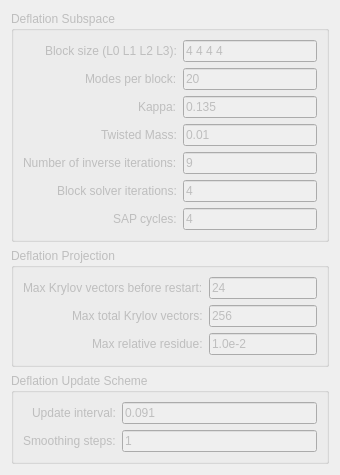
       <widget class="QWidget" name="tabDeflation">
        <attribute name="title">
         <string>Deflation</string>
        </attribute>
        <layout class="QVBoxLayout" name="verticalLayout_13">
         <item>
          <widget class="QGroupBox" name="groupDFLsubspace">
           <property name="enabled">
            <bool>false</bool>
           </property>
           <property name="title">
            <string>Deflation Subspace</string>
           </property>
           <property name="flat">
            <bool>false</bool>
           </property>
           <layout class="QVBoxLayout" name="verticalLayout_10">
            <item>
             <layout class="QFormLayout" name="formLayout_13">
              <property name="fieldGrowthPolicy">
               <enum>QFormLayout::AllNonFixedFieldsGrow</enum>
              </property>
              <property name="labelAlignment">
               <set>Qt::AlignRight|Qt::AlignTrailing|Qt::AlignVCenter</set>
              </property>
              <property name="verticalSpacing">
               <number>6</number>
              </property>
              <item row="0" column="0">
               <widget class="QLabel" name="lbl0_55">
                <property name="toolTip">
                 <string>can put some relevant info about beta here...</string>
                </property>
                <property name="text">
                 <string>Block size (L0 L1 L2 L3):</string>
                </property>
               </widget>
              </item>
              <item row="0" column="1">
               <widget class="QLineEdit" name="Deflation_subspace____bs">
                <property name="inputMethodHints">
                 <set>Qt::ImhNone</set>
                </property>
                <property name="inputMask">
                 <string/>
                </property>
                <property name="text">
                 <string>4 4 4 4</string>
                </property>
                <property name="maxLength">
                 <number>256</number>
                </property>
               </widget>
              </item>
              <item row="1" column="0">
               <widget class="QLabel" name="lbl0_8">
                <property name="toolTip">
                 <string>can put some relevant info about gauge actions here...</string>
                </property>
                <property name="text">
                 <string>Modes per block:</string>
                </property>
               </widget>
              </item>
              <item row="1" column="1">
               <widget class="QLineEdit" name="Deflation_subspace____Ns">
                <property name="inputMethodHints">
                 <set>Qt::ImhNone</set>
                </property>
                <property name="inputMask">
                 <string/>
                </property>
                <property name="text">
                 <string>20</string>
                </property>
                <property name="maxLength">
                 <number>256</number>
                </property>
               </widget>
              </item>
              <item row="2" column="0">
               <widget class="QLabel" name="lbl0_68">
                <property name="toolTip">
                 <string>can put some relevant info about beta here...</string>
                </property>
                <property name="text">
                 <string>Kappa:</string>
                </property>
               </widget>
              </item>
              <item row="2" column="1">
               <widget class="QLineEdit" name="Deflation_subspace_generation____kappa">
                <property name="autoFillBackground">
                 <bool>false</bool>
                </property>
                <property name="inputMethodHints">
                 <set>Qt::ImhNone</set>
                </property>
                <property name="inputMask">
                 <string/>
                </property>
                <property name="text">
                 <string>0.135</string>
                </property>
                <property name="maxLength">
                 <number>128</number>
                </property>
               </widget>
              </item>
              <item row="3" column="0">
               <widget class="QLabel" name="lbl0_69">
                <property name="toolTip">
                 <string>can put some relevant info about beta here...</string>
                </property>
                <property name="text">
                 <string>Twisted Mass:</string>
                </property>
               </widget>
              </item>
              <item row="3" column="1">
               <widget class="QLineEdit" name="Deflation_subspace_generation____mu">
                <property name="inputMethodHints">
                 <set>Qt::ImhNone</set>
                </property>
                <property name="inputMask">
                 <string/>
                </property>
                <property name="text">
                 <string>0.01</string>
                </property>
                <property name="maxLength">
                 <number>128</number>
                </property>
               </widget>
              </item>
              <item row="4" column="0">
               <widget class="QLabel" name="lbl0_70">
                <property name="toolTip">
                 <string>can put some relevant info about beta here...</string>
                </property>
                <property name="text">
                 <string>Number of inverse iterations:</string>
                </property>
               </widget>
              </item>
              <item row="4" column="1">
               <widget class="QLineEdit" name="Deflation_subspace_generation____ninv">
                <property name="inputMethodHints">
                 <set>Qt::ImhNone</set>
                </property>
                <property name="inputMask">
                 <string/>
                </property>
                <property name="text">
                 <string>9</string>
                </property>
                <property name="maxLength">
                 <number>128</number>
                </property>
               </widget>
              </item>
              <item row="5" column="0">
               <widget class="QLabel" name="lbl0_83">
                <property name="toolTip">
                 <string>can put some relevant info about beta here...</string>
                </property>
                <property name="text">
                 <string>Block solver iterations:</string>
                </property>
               </widget>
              </item>
              <item row="5" column="1">
               <widget class="QLineEdit" name="Deflation_subspace_generation____nmr">
                <property name="inputMethodHints">
                 <set>Qt::ImhNone</set>
                </property>
                <property name="inputMask">
                 <string/>
                </property>
                <property name="text">
                 <string>4</string>
                </property>
                <property name="maxLength">
                 <number>128</number>
                </property>
               </widget>
              </item>
              <item row="6" column="0">
               <widget class="QLabel" name="lbl0_84">
                <property name="toolTip">
                 <string>can put some relevant info about beta here...</string>
                </property>
                <property name="text">
                 <string>SAP cycles:</string>
                </property>
               </widget>
              </item>
              <item row="6" column="1">
               <widget class="QLineEdit" name="Deflation_subspace_generation____ncy">
                <property name="inputMethodHints">
                 <set>Qt::ImhNone</set>
                </property>
                <property name="inputMask">
                 <string/>
                </property>
                <property name="text">
                 <string>4</string>
                </property>
                <property name="maxLength">
                 <number>128</number>
                </property>
               </widget>
              </item>
             </layout>
            </item>
           </layout>
          </widget>
         </item>
         <item>
          <widget class="QGroupBox" name="groupDFLprojection">
           <property name="enabled">
            <bool>false</bool>
           </property>
           <property name="title">
            <string>Deflation Projection</string>
           </property>
           <property name="flat">
            <bool>false</bool>
           </property>
           <layout class="QVBoxLayout" name="verticalLayout_11">
            <item>
             <layout class="QFormLayout" name="formLayout_14">
              <property name="fieldGrowthPolicy">
               <enum>QFormLayout::AllNonFixedFieldsGrow</enum>
              </property>
              <property name="labelAlignment">
               <set>Qt::AlignRight|Qt::AlignTrailing|Qt::AlignVCenter</set>
              </property>
              <property name="verticalSpacing">
               <number>6</number>
              </property>
              <item row="0" column="0">
               <widget class="QLabel" name="lbl0_85">
                <property name="toolTip">
                 <string>can put some relevant info about beta here...</string>
                </property>
                <property name="text">
                 <string>Max Krylov vectors before restart:</string>
                </property>
               </widget>
              </item>
              <item row="0" column="1">
               <widget class="QLineEdit" name="Deflation_projection____nkv">
                <property name="inputMethodHints">
                 <set>Qt::ImhNone</set>
                </property>
                <property name="inputMask">
                 <string/>
                </property>
                <property name="text">
                 <string>24</string>
                </property>
                <property name="maxLength">
                 <number>256</number>
                </property>
               </widget>
              </item>
              <item row="1" column="0">
               <widget class="QLabel" name="lbl0_86">
                <property name="toolTip">
                 <string>can put some relevant info about gauge actions here...</string>
                </property>
                <property name="text">
                 <string>Max total Krylov vectors:</string>
                </property>
               </widget>
              </item>
              <item row="1" column="1">
               <widget class="QLineEdit" name="Deflation_projection____nmx">
                <property name="inputMethodHints">
                 <set>Qt::ImhNone</set>
                </property>
                <property name="inputMask">
                 <string/>
                </property>
                <property name="text">
                 <string>256</string>
                </property>
                <property name="maxLength">
                 <number>256</number>
                </property>
               </widget>
              </item>
              <item row="2" column="0">
               <widget class="QLabel" name="lbl0_87">
                <property name="toolTip">
                 <string>can put some relevant info about beta here...</string>
                </property>
                <property name="text">
                 <string>Max relative residue:</string>
                </property>
               </widget>
              </item>
              <item row="2" column="1">
               <widget class="QLineEdit" name="Deflation_projection____res">
                <property name="autoFillBackground">
                 <bool>false</bool>
                </property>
                <property name="inputMethodHints">
                 <set>Qt::ImhNone</set>
                </property>
                <property name="inputMask">
                 <string/>
                </property>
                <property name="text">
                 <string>1.0e-2</string>
                </property>
                <property name="maxLength">
                 <number>128</number>
                </property>
               </widget>
              </item>
             </layout>
            </item>
           </layout>
          </widget>
         </item>
         <item>
          <widget class="QGroupBox" name="groupDFLupdate">
           <property name="enabled">
            <bool>false</bool>
           </property>
           <property name="title">
            <string>Deflation Update Scheme</string>
           </property>
           <property name="flat">
            <bool>false</bool>
           </property>
           <layout class="QVBoxLayout" name="verticalLayout_12">
            <item>
             <layout class="QFormLayout" name="formLayout_15">
              <property name="fieldGrowthPolicy">
               <enum>QFormLayout::AllNonFixedFieldsGrow</enum>
              </property>
              <property name="labelAlignment">
               <set>Qt::AlignRight|Qt::AlignTrailing|Qt::AlignVCenter</set>
              </property>
              <property name="verticalSpacing">
               <number>6</number>
              </property>
              <item row="0" column="0">
               <widget class="QLabel" name="lbl0_88">
                <property name="toolTip">
                 <string>can put some relevant info about beta here...</string>
                </property>
                <property name="text">
                 <string>Update interval:</string>
                </property>
               </widget>
              </item>
              <item row="0" column="1">
               <widget class="QLineEdit" name="Deflation_update_scheme____dtau">
                <property name="inputMethodHints">
                 <set>Qt::ImhNone</set>
                </property>
                <property name="inputMask">
                 <string/>
                </property>
                <property name="text">
                 <string>0.091</string>
                </property>
                <property name="maxLength">
                 <number>256</number>
                </property>
               </widget>
              </item>
              <item row="1" column="0">
               <widget class="QLabel" name="lbl0_89">
                <property name="toolTip">
                 <string>can put some relevant info about gauge actions here...</string>
                </property>
                <property name="text">
                 <string>Smoothing steps:</string>
                </property>
               </widget>
              </item>
              <item row="1" column="1">
               <widget class="QLineEdit" name="Deflation_update_scheme____nsm">
                <property name="inputMethodHints">
                 <set>Qt::ImhNone</set>
                </property>
                <property name="inputMask">
                 <string/>
                </property>
                <property name="text">
                 <string>1</string>
                </property>
                <property name="maxLength">
                 <number>256</number>
                </property>
               </widget>
              </item>
             </layout>
            </item>
           </layout>
          </widget>
         </item>
        </layout>
       </widget>
